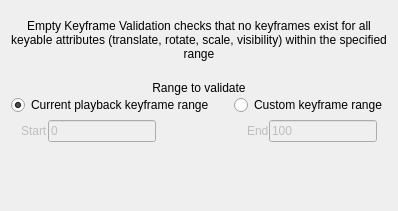
                 <widget class="QWidget" name="page_PropEmptyKey">
                  <property name="geometry">
                   <rect>
                    <x>0</x>
                    <y>0</y>
                    <width>390</width>
                    <height>211</height>
                   </rect>
                  </property>
                  <attribute name="label">
                   <string>Empty Key Validation Settings</string>
                  </attribute>
                  <layout class="QVBoxLayout" name="verticalLayout_28">
                   <property name="topMargin">
                    <number>0</number>
                   </property>
                   <property name="bottomMargin">
                    <number>0</number>
                   </property>
                   <item>
                    <layout class="QVBoxLayout" name="keyframe_layout_3" stretch="0,0,0,0,0">
                     <property name="spacing">
                      <number>0</number>
                     </property>
                     <property name="sizeConstraint">
                      <enum>QLayout::SetDefaultConstraint</enum>
                     </property>
                     <property name="bottomMargin">
                      <number>50</number>
                     </property>
                     <item>
                      <widget class="QLabel" name="label_13">
                       <property name="sizePolicy">
                        <sizepolicy hsizetype="Preferred" vsizetype="Fixed">
                         <horstretch>0</horstretch>
                         <verstretch>0</verstretch>
                        </sizepolicy>
                       </property>
                       <property name="text">
                        <string>Empty Keyframe Validation checks that no keyframes exist for all keyable attributes (translate, rotate, scale, visibility) within the specified range</string>
                       </property>
                       <property name="alignment">
                        <set>Qt::AlignCenter</set>
                       </property>
                       <property name="wordWrap">
                        <bool>true</bool>
                       </property>
                      </widget>
                     </item>
                     <item>
                      <spacer name="spacer_12">
                       <property name="orientation">
                        <enum>Qt::Vertical</enum>
                       </property>
                       <property name="sizeType">
                        <enum>QSizePolicy::Fixed</enum>
                       </property>
                       <property name="sizeHint" stdset="0">
                        <size>
                         <width>10</width>
                         <height>20</height>
                        </size>
                       </property>
                      </spacer>
                     </item>
                     <item>
                      <widget class="QLabel" name="label_range_3">
                       <property name="enabled">
                        <bool>true</bool>
                       </property>
                       <property name="sizePolicy">
                        <sizepolicy hsizetype="Preferred" vsizetype="Fixed">
                         <horstretch>0</horstretch>
                         <verstretch>0</verstretch>
                        </sizepolicy>
                       </property>
                       <property name="minimumSize">
                        <size>
                         <width>0</width>
                         <height>0</height>
                        </size>
                       </property>
                       <property name="font">
                        <font>
                         <kerning>true</kerning>
                        </font>
                       </property>
                       <property name="contextMenuPolicy">
                        <enum>Qt::NoContextMenu</enum>
                       </property>
                       <property name="statusTip">
                        <string/>
                       </property>
                       <property name="frameShape">
                        <enum>QFrame::NoFrame</enum>
                       </property>
                       <property name="text">
                        <string>Range to validate</string>
                       </property>
                       <property name="textFormat">
                        <enum>Qt::AutoText</enum>
                       </property>
                       <property name="scaledContents">
                        <bool>false</bool>
                       </property>
                       <property name="alignment">
                        <set>Qt::AlignBottom|Qt::AlignHCenter</set>
                       </property>
                       <property name="margin">
                        <number>5</number>
                       </property>
                       <property name="textInteractionFlags">
                        <set>Qt::NoTextInteraction</set>
                       </property>
                      </widget>
                     </item>
                     <item>
                      <layout class="QHBoxLayout" name="rangeOptions_3">
                       <property name="spacing">
                        <number>20</number>
                       </property>
                       <property name="bottomMargin">
                        <number>5</number>
                       </property>
                       <item alignment="Qt::AlignHCenter">
                        <widget class="QRadioButton" name="radio_emptyCurrentRangeProp">
                         <property name="text">
                          <string>Current playback keyframe range</string>
                         </property>
                         <property name="checked">
                          <bool>true</bool>
                         </property>
                         <attribute name="buttonGroup">
                          <string notr="true">btnGrp_emptyKeyRangeProp</string>
                         </attribute>
                        </widget>
                       </item>
                       <item alignment="Qt::AlignHCenter">
                        <widget class="QRadioButton" name="radio_emptyCustomRangeProp">
                         <property name="text">
                          <string>Custom keyframe range</string>
                         </property>
                         <attribute name="buttonGroup">
                          <string notr="true">btnGrp_emptyKeyRangeProp</string>
                         </attribute>
                        </widget>
                       </item>
                      </layout>
                     </item>
                     <item>
                      <layout class="QHBoxLayout" name="timerangeHorzLayout_3">
                       <property name="leftMargin">
                        <number>10</number>
                       </property>
                       <property name="rightMargin">
                        <number>10</number>
                       </property>
                       <item>
                        <widget class="QLabel" name="label_start_3">
                         <property name="enabled">
                          <bool>false</bool>
                         </property>
                         <property name="text">
                          <string>Start</string>
                         </property>
                        </widget>
                       </item>
                       <item>
                        <widget class="QLineEdit" name="input_emptyMinFrameProp">
                         <property name="enabled">
                          <bool>false</bool>
                         </property>
                         <property name="inputMask">
                          <string>#000000000</string>
                         </property>
                         <property name="text">
                          <string>0</string>
                         </property>
                         <property name="maxLength">
                          <number>10</number>
                         </property>
                         <property name="placeholderText">
                          <string>0</string>
                         </property>
                        </widget>
                       </item>
                       <item>
                        <spacer name="spacer_15">
                         <property name="orientation">
                          <enum>Qt::Horizontal</enum>
                         </property>
                         <property name="sizeHint" stdset="0">
                          <size>
                           <width>40</width>
                           <height>20</height>
                          </size>
                         </property>
                        </spacer>
                       </item>
                       <item>
                        <widget class="QLabel" name="label_end_3">
                         <property name="enabled">
                          <bool>false</bool>
                         </property>
                         <property name="text">
                          <string>End</string>
                         </property>
                        </widget>
                       </item>
                       <item>
                        <widget class="QLineEdit" name="input_emptyMaxFrameProp">
                         <property name="enabled">
                          <bool>false</bool>
                         </property>
                         <property name="inputMask">
                          <string>#000000000</string>
                         </property>
                         <property name="text">
                          <string>100</string>
                         </property>
                         <property name="placeholderText">
                          <string>100</string>
                         </property>
                        </widget>
                       </item>
                      </layout>
                     </item>
                    </layout>
                   </item>
                  </layout>
                 </widget>
